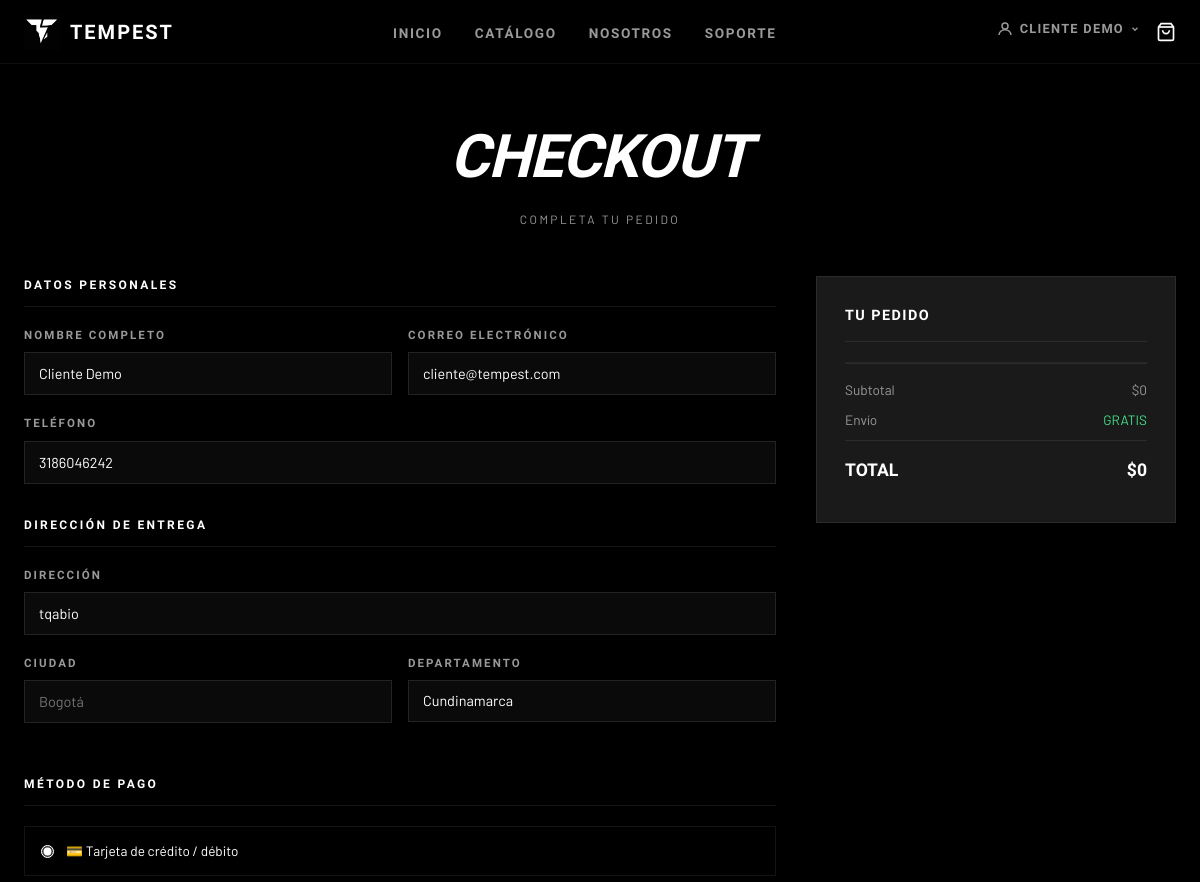
The app's page /checkout (signed in, upper part), older data.
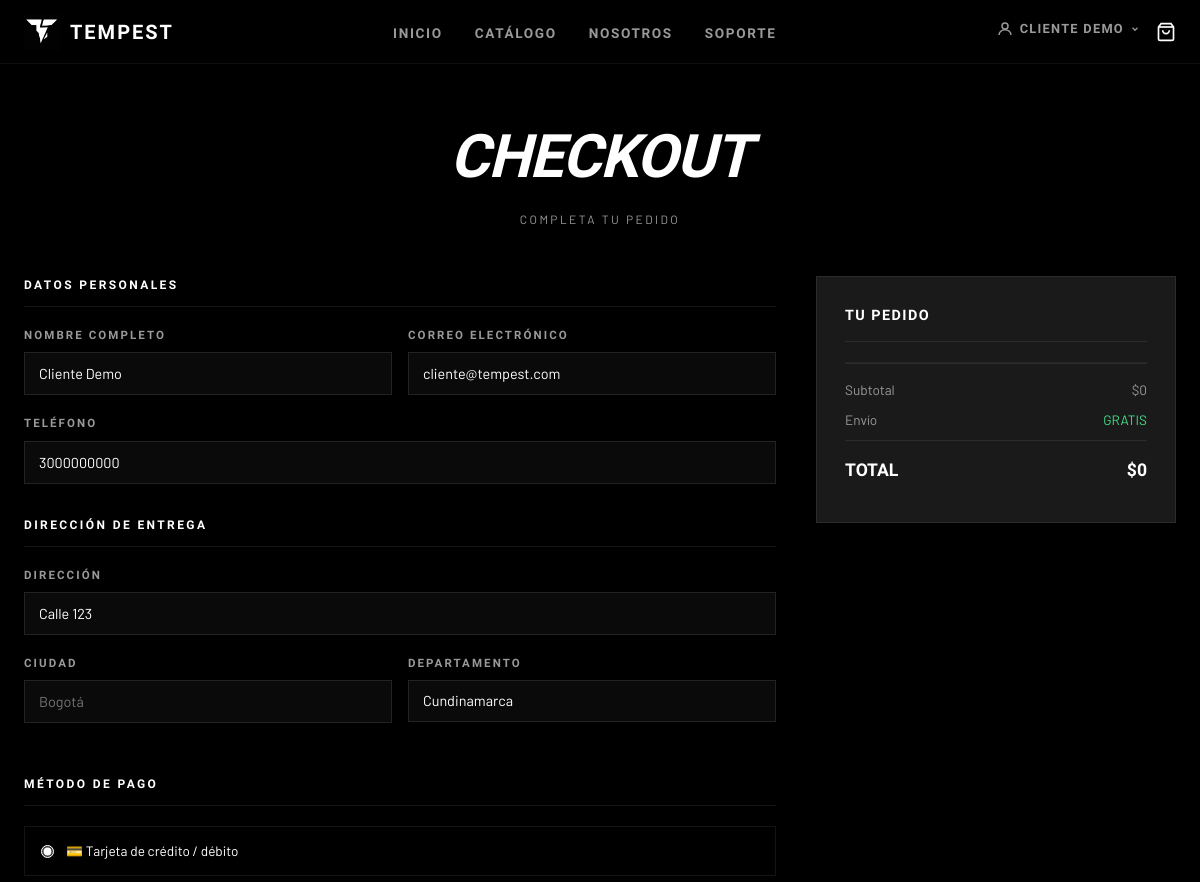
The same page, newer data.
### app/models/models.py (models this page shows)
class User(db.Model):
    __tablename__ = "users"
    id: Mapped[int] = mapped_column(Integer, primary_key=True)
    name: Mapped[str] = mapped_column(String(120), default="Cliente Tempest", nullable=False)
    email: Mapped[str] = mapped_column(String(255), unique=True, nullable=False, index=True)
    password_hash: Mapped[str] = mapped_column(String(255), nullable=False)
    role: Mapped[str] = mapped_column(String(20), default="client", nullable=False)
    phone: Mapped[str] = mapped_column(String(40), default="", nullable=False)
    address: Mapped[str] = mapped_column(Text, default="", nullable=False)
    created_at: Mapped[datetime] = mapped_column(DateTime, default=datetime.utcnow, nullable=False)
    cart_items: Mapped[list["CartItem"]] = relationship(back_populates="user", cascade="all, delete-orphan")
    orders: Mapped[list["Order"]] = relationship(back_populates="user", cascade="all, delete-orphan")

### app/routes/cart.py (the view, shortened to what this page needs)
@bp.route("/checkout", methods=["GET", "POST"])
def checkout_page():
    if not g.user:
        return _login_page_redirect("cart.checkout_page")
    cart_items = cart_items_for_user(g.db, g.user)
    form_data = {
        "name": request.form.get("name", g.user.name),
        "email": g.user.email,
        "phone": request.form.get("phone", g.user.phone),
        "address": request.form.get("address", g.user.address),
        "city": request.form.get("city", ""),
        "department": request.form.get("department", "Cundinamarca"),
        "payment": request.form.get("payment", "tarjeta"),
    }
    return render_template(
        "checkout.html",
        cart_items=cart_items,
        total=cart_total(cart_items),
        user=user_payload(g.user),
        errors=[],
        checkout_form=form_data,
    )

### app/services/logic.py (called while the page is built)
def normalize_role(raw_role: str | None) -> str:
    value = (raw_role or "client").strip().lower()
    if value in {"admin", "administrator"}:
        return "admin"
    if value in {"cliente", "client", "cliente "}:
        return "client"
    return "client"

def session_user_payload(user: User | None) -> dict | None:
    if not user:
        return None
    return {
        "id": user.id,
        "name": user.name,
        "email": user.email,
        "role": normalize_role(user.role),
    }

def format_price(value) -> str:
    amount = Decimal(str(value or 0))
    amount = amount.quantize(Decimal("1")) if amount == amount.to_integral() else amount.quantize(Decimal("0.01"))
    if amount == amount.to_integral():
        return f"${int(amount):,}".replace(",", ".")
    formatted = f"{amount:,.2f}"
    return f"${formatted}".replace(",", "X").replace(".", ",").replace("X", ".")

def cart_total(items: list[dict]) -> Decimal:
    return sum((Decimal(str(item.get("price", 0))) * int(item.get("qty", 0)) for item in items), Decimal("0"))

### app/templates/checkout.html (shortened to what this page needs)
{% extends "base.html" %}
{% block content %}
<div class="form-page">
  <div class="container">
    <div class="form-header">
      <h1>CHECKOUT</h1>
      <p>COMPLETA TU PEDIDO</p>
    </div>
    <form method="post" action="{{ url_for('cart.checkout_page') }}" class="checkout-form">
      <div class="checkout-layout">
        <div>
          <div class="checkout-section">
            <h3>DATOS PERSONALES</h3>
            <div class="form-grid-2">
              <div class="form-row">
                <label>NOMBRE COMPLETO</label>
                <input class="form-input" type="text" name="name" required
                  value="{{ checkout_form.get('name', user.get('name', '') if user else '') }}"
                  placeholder="Tu nombre completo">
              </div>
              <div class="form-row">
                <label>CORREO ELECTRÓNICO</label>
                <input class="form-input" type="email" name="email" required
                  value="{{ user.get('email', '') if user else '' }}"
                  placeholder="tu@email.com">
              </div>
            </div>
            <div class="form-row">
              <label>TELÉFONO</label>
              <input class="form-input" type="tel" name="phone" required value="{{ checkout_form.get('phone', user.get('phone', '') if user else '') }}" placeholder="+57 300 000 0000">
            </div>
          </div>
          <div class="checkout-section">
            <h3>DIRECCIÓN DE ENTREGA</h3>
            <div class="form-row">
              <label>DIRECCIÓN</label>
              <input class="form-input" type="text" name="address" required value="{{ checkout_form.get('address', user.get('address', '') if user else '') }}" placeholder="Calle, número, apartamento">
            </div>
            <div class="form-grid-2">
              <div class="form-row">
                <label>CIUDAD</label>
                <input class="form-input" type="text" name="city" required value="{{ checkout_form.get('city', '') }}" placeholder="Bogotá">
              </div>
              <div class="form-row">
                <label>DEPARTAMENTO</label>
                <select class="form-select" name="department">
                  <option {% if checkout_form.get('department', 'Cundinamarca') == 'Cundinamarca' %}selected{% endif %}>Cundinamarca</option>
                </select>
              </div>
            </div>
          </div>
          <div class="checkout-section">
            <h3>MÉTODO DE PAGO</h3>
            <div class="payment-options">
              <label class="payment-option">
                <input type="radio" name="payment" value="tarjeta" {% if checkout_form.get('payment', 'tarjeta') == 'tarjeta' %}checked{% endif %}>
                <span>💳 Tarjeta de crédito / débito</span>
              </label>
            </div>
          </div>
        </div>
        <div class="order-summary">
          <h3>TU PEDIDO</h3>
          <hr style="border-color: rgba(255,255,255,0.08); margin: 16px 0;">
          <div class="summary-row">
            <span>Subtotal</span>
            <span>{{ total | fmt_price }}</span>
          </div>
          <div class="summary-row">
            <span>Envío</span>
            <span style="color:#44dd88;">GRATIS</span>
          </div>
          <div class="summary-row total">
            <span>TOTAL</span>
            <span>{{ total | fmt_price }}</span>
          </div>
        </div>
      </div>
    </form>
  </div>
</div>
{% endblock %}

### app/templates/base.html (shortened to what this page needs)
<!DOCTYPE html>
<html lang="es">
<head>
  <link rel="stylesheet" href="{{ url_for('static', filename='css/style.css') }}">
</head>
<body>
{% set _u = current_user() %}
{% set _logged_in = _u is not none %}
{% set _is_admin  = _logged_in and _u.get('role') == 'admin' %}
<nav class="navbar" id="navbar">
  <div class="nav-container">
    <a href="{{ url_for('main.home') }}" class="nav-logo">
      <div class="logo-icon">
        <img src="{{ url_for('static', filename='logo_t.png') }}"
             alt="TEMPEST"
             style="width:36px;height:36px;object-fit:contain;display:block;">
      </div>
      <span class="logo-text">TEMPEST</span>
    </a>
    <ul class="nav-links">
      <li><a href="{{ url_for('main.home') }}" class="{{ 'active' if request.endpoint == 'main.home' }}">INICIO</a></li>
      <li><a href="{{ url_for('products.products_page') }}" class="{{ 'active' if request.endpoint == 'products.products_page' }}">CATÁLOGO</a></li>
      <li><a href="{{ url_for('main.about_page') }}" class="{{ 'active' if request.endpoint == 'main.about_page' }}">NOSOTROS</a></li>
      <li><a href="{{ url_for('main.support_page') }}" class="{{ 'active' if request.endpoint == 'main.support_page' }}">SOPORTE</a></li>
    </ul>
    <div class="nav-actions">
      {% if _logged_in %}
      <div class="nav-user-menu" id="userMenu">
        <button class="nav-user-btn" id="userMenuBtn" type="button"
                aria-haspopup="true" aria-expanded="false">
          <svg width="18" height="18" viewBox="0 0 24 24" fill="none" stroke="currentColor" stroke-width="2">
            <circle cx="12" cy="8" r="4"/>
            <path d="M4 20c0-4 3.6-7 8-7s8 3 8 7"/>
          </svg>
          <span>{{ _u.get('name', 'MI CUENTA') }}</span>
          <svg width="10" height="10" viewBox="0 0 24 24" fill="none" stroke="currentColor"
               stroke-width="3" id="userChevron" style="transition:transform .2s;">
            <polyline points="6 9 12 15 18 9"/>
          </svg>
        </button>
      </div>
      {% endif %}
      <a href="{{ url_for('cart.cart_page') }}" class="cart-btn">
        <svg width="20" height="20" viewBox="0 0 24 24" fill="none" stroke="currentColor" stroke-width="2">
          <path d="M6 2L3 6v14a2 2 0 002 2h14a2 2 0 002-2V6l-3-4z"/>
          <line x1="3" y1="6" x2="21" y2="6"/>
          <path d="M16 10a4 4 0 01-8 0"/>
        </svg>
        {% set _cnt = get_cart_count() %}
      </a>
    </div>
  </div>
</nav>
<main>{% block content %}{% endblock %}</main>
</body>
</html>

Row changes from the older to the newer data that the page shows:
changed User "CLIENTE DEMO": phone "3186046242" → "3000000000"; address "tqabio" → "Calle 123"
